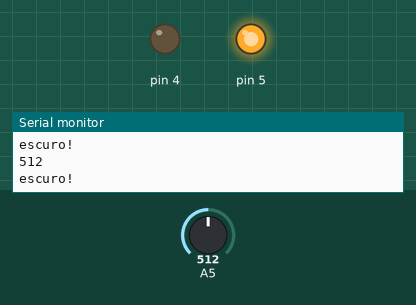
Bench run of a sketch on a simulated Arduino Uno, built with avr-gcc and run on an emulated ATmega328P. Parts: output pins drawn as LEDs (lit = HIGH), the last lines printed to the serial monitor. The test bench sets the inputs (shaded band); at power-on: A5 = 512.

Above: at 1.2 s.
1.3 s: A5 set to 466
3.2 s: A5 set to 444
At 4.9 s:
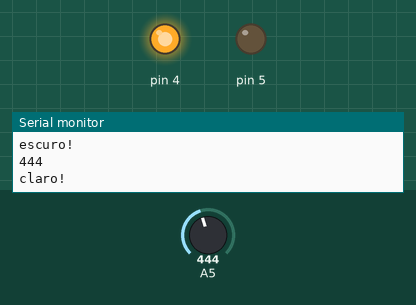
5.5 s: A5 set to 460
At 6.5 s:
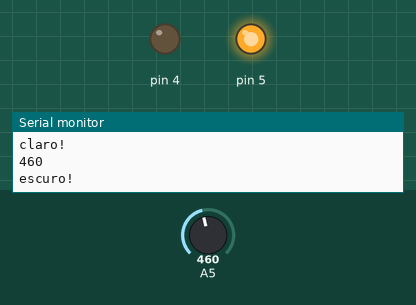
7.5 s: A5 set to 440
At 9.3 s:
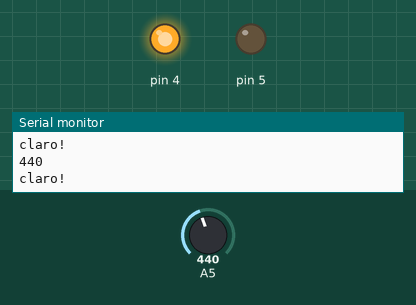
Timing chart, 0 to 10.5 s (numbered marks = the images above; inputs shaded):
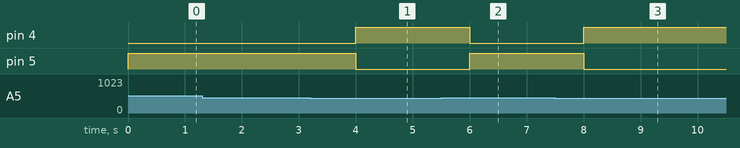

The sketch:

terrific_juttuli1.ino
```cpp
// C++ code
//
void setup()
{
  pinMode(A5, INPUT);
  Serial.begin(9600);
  pinMode(5, OUTPUT);
  pinMode(4, OUTPUT);
}

void loop()
{
  Serial.println(analogRead(A5));
  if (analogRead(A5) > 450) {
    Serial.println("escuro!");
    digitalWrite(5, HIGH);
    digitalWrite(4, LOW);
  } else {
    Serial.println("claro!");
    digitalWrite(4, HIGH);
    digitalWrite(5, LOW);
  }
  delay(1000); // Wait for 1000 millisecond(s)
}
```

Measured:
- the behaviour switches between 451 and 450 on A5 (found by bisection; images 0 and 1)
- after the input at 3.2 s, pin 4: LOW → HIGH after 0.80 s; pin 5: HIGH → LOW after 0.80 s
- after the input at 5.5 s, pin 4: HIGH → LOW after 0.50 s; pin 5: LOW → HIGH after 0.50 s
- after the input at 7.5 s, pin 4: LOW → HIGH after 0.50 s; pin 5: HIGH → LOW after 0.50 s
